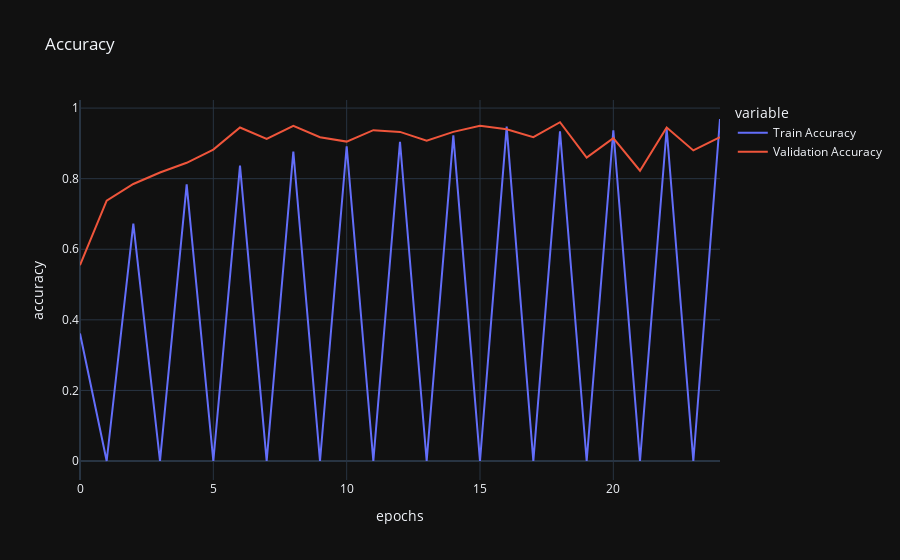

This figure's notebook cell:
### Code cell
iplot(px.line(data_frame=vals,
              y = ["Train Accuracy","Validation Accuracy"],
              labels={"index":"epochs","value":"accuracy"},
              title = "Accuracy",
              template="plotly_dark"))

### Figure 1 — Plotly figure (JSON) as saved in the notebook; plotly's stock layout.template omitted (floating-point values rounded to 4 significant figures)
{"data": [{"hovertemplate": "variable=Train Accuracy<br>epochs=%{x}<br>accuracy=%{y}<extra></extra>", "legendgroup": "Train Accuracy", "line": {"color": "#636efa", "dash": "solid"}, "marker": {"symbol": "circle"}, "mode": "lines", "name": "Train Accuracy", "orientation": "v", "showlegend": true, "type": "scatter", "x": [0, 1, 2, 3, 4, 5, 6, 7, 8, 9, 10, 11, 12, 13, 14, 15, 16, 17, 18, 19, 20, 21, 22, 23, 24], "xaxis": "x", "y": [0.3613, 0, 0.6725, 0, 0.7837, 0, 0.8372, 0, 0.8769, 0, 0.8919, 0, 0.9047, 0, 0.9225, 0, 0.9475, 0, 0.9344, 0, 0.9372, 0, 0.9416, 0, 0.9691], "yaxis": "y"}, {"hovertemplate": "variable=Validation Accuracy<br>epochs=%{x}<br>accuracy=%{y}<extra></extra>", "legendgroup": "Validation Accuracy", "line": {"color": "#EF553B", "dash": "solid"}, "marker": {"symbol": "circle"}, "mode": "lines", "name": "Validation Accuracy", "orientation": "v", "showlegend": true, "type": "scatter", "x": [0, 1, 2, 3, 4, 5, 6, 7, 8, 9, 10, 11, 12, 13, 14, 15, 16, 17, 18, 19, 20, 21, 22, 23, 24], "xaxis": "x", "y": [0.555, 0.7375, 0.785, 0.8175, 0.845, 0.8825, 0.945, 0.9125, 0.95, 0.9175, 0.905, 0.9375, 0.9325, 0.9075, 0.9325, 0.95, 0.94, 0.9175, 0.96, 0.86, 0.915, 0.8225, 0.945, 0.88, 0.9175], "yaxis": "y"}], "layout": {"legend": {"title": {"text": "variable"}, "tracegroupgap": 0}, "title": {"text": "Accuracy"}, "xaxis": {"anchor": "y", "domain": [0, 1], "title": {"text": "epochs"}}, "yaxis": {"anchor": "x", "domain": [0, 1], "title": {"text": "accuracy"}}}}
